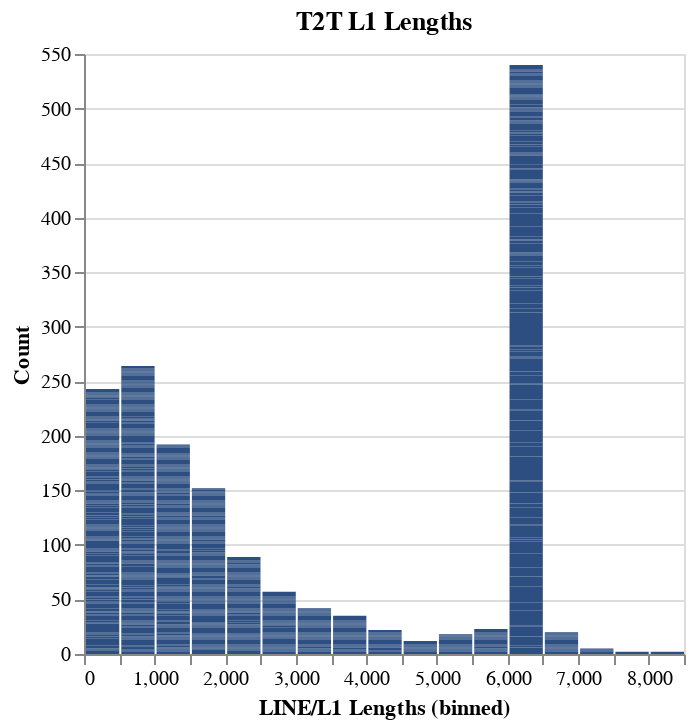

Write notebook code for a chart like this one.
### Code cell
hg38tempList2= [[x,y] for x,y in collections.Counter([int(x) for x in combinedDF[combinedDF['TE_Designation']=='LINE/L1']['SV_Length']]).items()]
hg38tempDF2 = pd.DataFrame(data=hg38tempList2, columns=['LINE/L1 Lengths','Count'])

alt.Chart(hg38tempDF2).mark_bar(color='#2C4E80').encode(
    alt.X("LINE/L1 Lengths:Q", bin=alt.Bin(maxbins=25)),
    y='Count',
).properties(
    title='T2T L1 Lengths'
)

### Figure 1 — Vega-Lite specification as saved in the notebook (floating-point values rounded to 4 significant figures; data arrays with more than 128 entries replaced by an {"elided": "..."} marker saying what was removed)
{"config": {"view": {"continuousWidth": 300, "continuousHeight": 300}}, "data": {"name": "data-4b4d5e0cc47ffdd35cb5f7386a2f072a"}, "mark": {"type": "bar", "color": "#2C4E80"}, "encoding": {"x": {"bin": {"maxbins": 25}, "field": "LINE/L1 Lengths", "type": "quantitative"}, "y": {"field": "Count", "type": "quantitative"}}, "title": "T2T L1 Lengths", "$schema": "https://vega.github.io/schema/vega-lite/v5.17.0.json", "datasets": {"data-4b4d5e0cc47ffdd35cb5f7386a2f072a": {"elided": "1158 records"}}}
